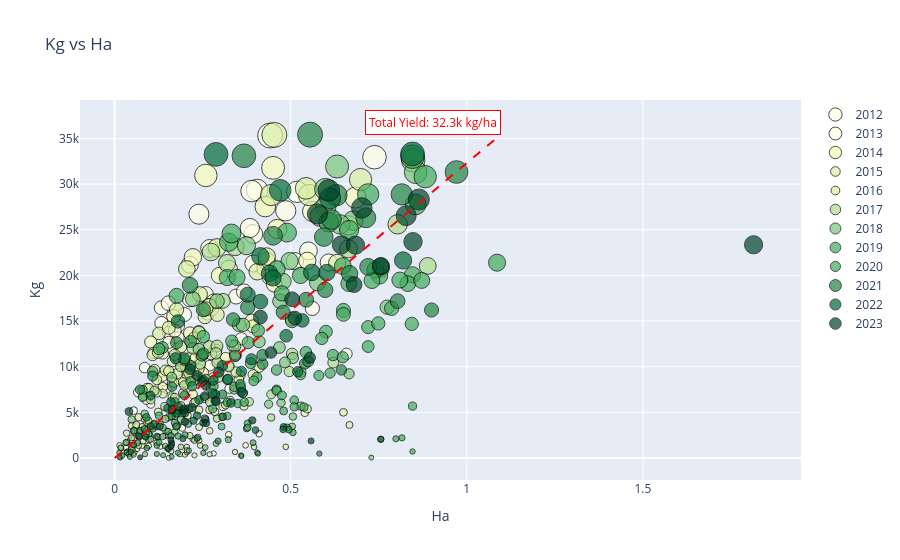

Notebook source saved alongside this figure:
### Code cell
kh_data = calc.kg_ha(session_state['historical_data']['meta'],example_class,session_state['historical_data']['idx_dict'])
kh_fig = graphs.kg_ha(kh_data)
kh_fig.show()
